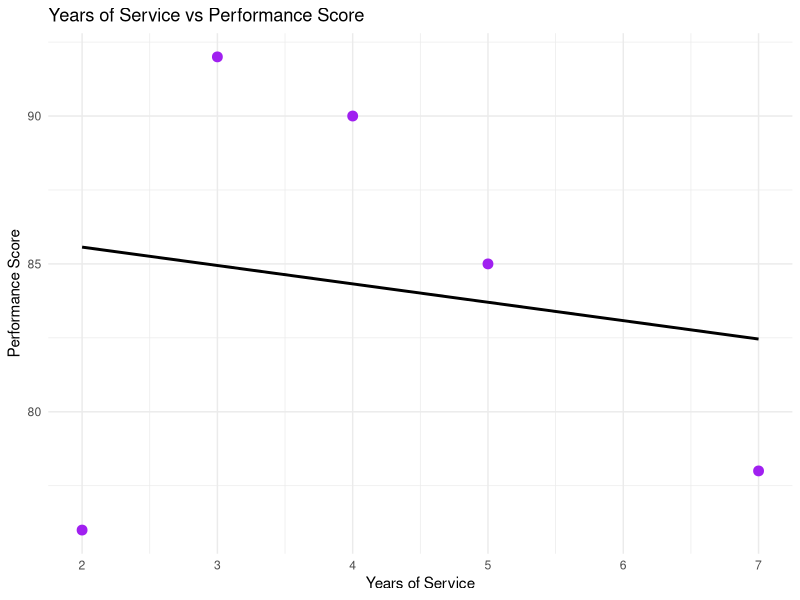

Write the R code that produced this figure.
library(ggplot2)

df3_perf <- data.frame(
  YearsOfService = c(5, 3, 7, 4, 2),
  PerformanceScore = c(85, 92, 78, 90, 76)
)

ggplot(df3_perf, aes(x = YearsOfService, y = PerformanceScore)) +
  geom_point(color = "purple", size = 3) +
  geom_smooth(method = "lm", se = FALSE, color = "black") +
  labs(title = "Years of Service vs Performance Score", x = "Years of Service", y = "Performance Score") +
  theme_minimal()
